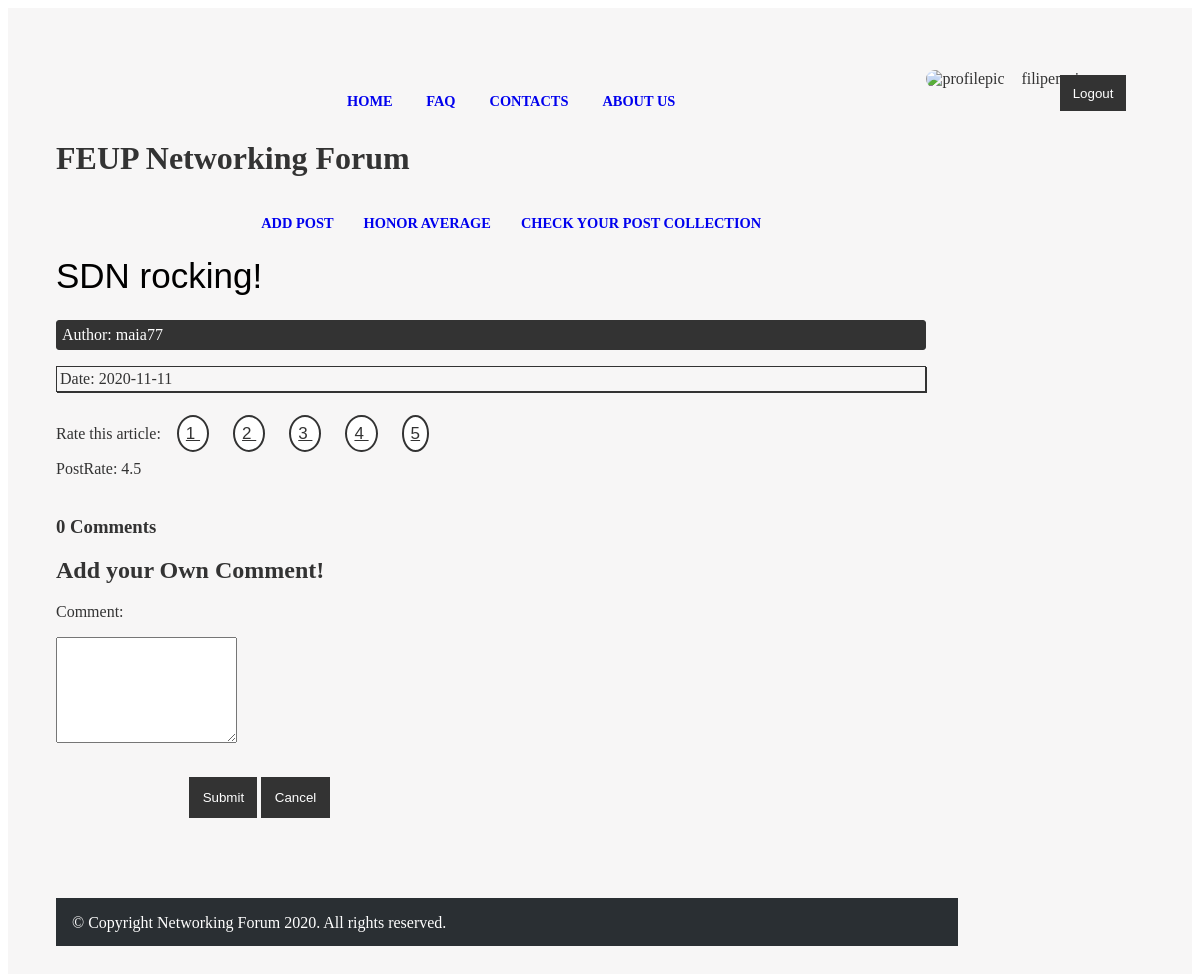
/php/post.php?postid=1 (signed in), run on an earlier commit of the app's database.
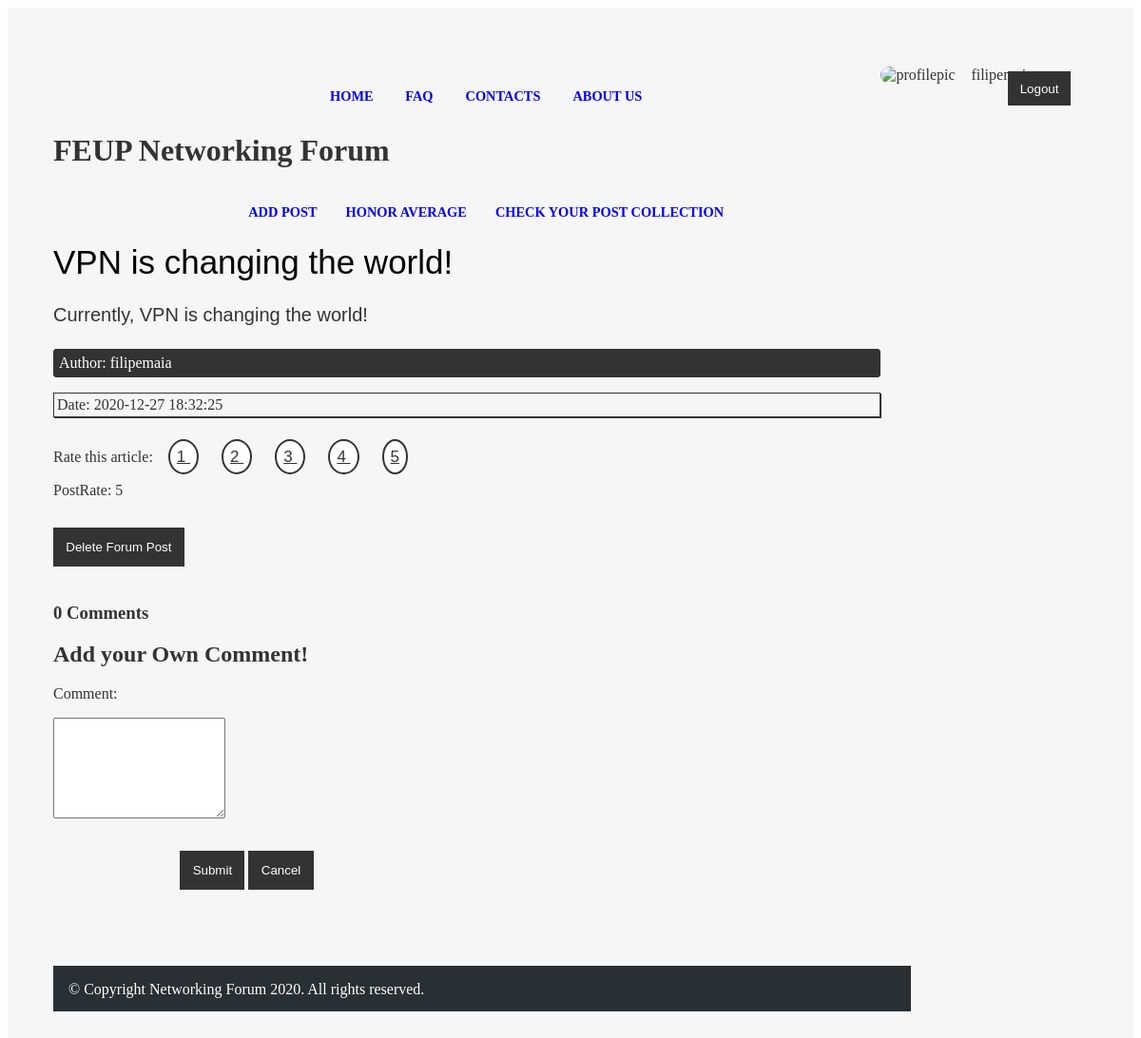
And on a later commit of the database.
### tables this page shows
CREATE TABLE forumpost (
    postid integer PRIMARY KEY AUTOINCREMENT,
    posttitle text NOT NULL,
    content text CHECK(LENGTH(content)>= 0 AND LENGTH(content)<20000),
    username text REFERENCES user, 
    published INTEGER, 
    topic text REFERENCES topic, 
    postrate integer CHECK(postrate>=0 AND postrate <=5)
    );

### database/posts.php (called while the page is built, shortened)
<?php
function getPostbyID($postid)
{
   global $dbh;
   $stmt = $dbh->prepare('SELECT posttitle, content, username,published from forumpost where postid = ?');
   $stmt->execute(array($postid));
   return $stmt->fetch();
}
function getPostRate($postid)
{
    global $dbh;
    $stmt = $dbh->prepare('SELECT postid, AVG(number) AS rating from postevaluation where postid = ?');
    $stmt->execute(array($postid));
    return $stmt->fetch();
}

### database/collection.php (called while the page is built, shortened)
<?php
function findUserCollectionID($username)
{
    global $dbh;
    $stmt = $dbh->prepare('SELECT collectionid from collection where username = ?');
    $stmt->execute(array($username));
    return $stmt->fetch();
}
?>

### php/post.php (the view, shortened to what this page needs)
<?php
require_once("../database/init.php");
require_once("../database/posts.php");
require_once("../database/collection.php");
include_once("../templates/homepage_section/header_pagina_inicial_tpl.php");
$postid = $_GET['postid'];
$result = getPostbyID($postid);
$postrate = getPostRate($postid);
?>
    <br> <br>
    <article id = "fullArticle">
        <p class = "articleTitle"><?php echo $result["posttitle"] ?></p>
        <p class = "articleContent"><?php echo $result["content"] ?></p>
        <p class = "articleAuthor">Author: <?php echo $result["username"] ?></p>
        <p class="date"> Date: <?= $result["published"] ;?></p>
        <?php if (isset($_SESSION["username"])) { ?>
        <div id = "postRate">
                Rate this article:
            <?php foreach(range(1,5) as $rating) { ?>
                <a href="../php/postrate.php?rating=<?php echo $rating ?>&postid=<?php echo $postid ?>"> <?php echo $rating; ?> </a>
            <?php  } } ?>
            <p> PostRate: <?php echo $postrate["rating"];?> </p>
        </div>
        <?php if($_SESSION["username"] == $result["username"]){ ?>
            <form name = "deletepost" method = "post" action="../actions/action_delete_post.php">
                <button type = "submit">Delete Forum Post</button>
            </form>
        <?php } ?>
        <?php
        include_once("../templates/comments/list_comments_tpl.php");
        include_once("../templates/static_sections/footer_tpl.php");
        ?>

What changed in the data, as far as the page shows it:
changed forumpost: posttitle "SDN rocking!" → "VPN is changing the world!"; content (not shown) → "Currently, VPN is changing the world!"; username "maia77" → "filipemaia"; published "2020-11-11" → "2020-12-27 18:32:25"
Also different on the page:
$postrate["rating"]: "4.5" → "5"
text now shown: "Delete Forum Post"
